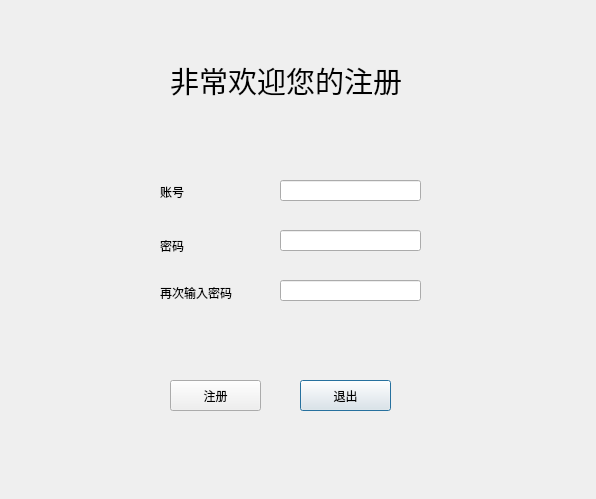
<?xml version="1.0" encoding="UTF-8"?>
<ui version="4.0">
 <class>Regist</class>
 <widget class="QDialog" name="Regist">
  <property name="geometry">
   <rect>
    <x>0</x>
    <y>0</y>
    <width>596</width>
    <height>499</height>
   </rect>
  </property>
  <property name="windowTitle">
   <string>Dialog</string>
  </property>
  <widget class="QLabel" name="label">
   <property name="geometry">
    <rect>
     <x>170</x>
     <y>40</y>
     <width>301</width>
     <height>81</height>
    </rect>
   </property>
   <property name="text">
    <string>&lt;html&gt;&lt;head/&gt;&lt;body&gt;&lt;p&gt;&lt;span style=&quot; font-size:22pt;&quot;&gt;非常欢迎您的注册&lt;/span&gt;&lt;/p&gt;&lt;/body&gt;&lt;/html&gt;</string>
   </property>
  </widget>
  <widget class="QLineEdit" name="userlineEdit">
   <property name="geometry">
    <rect>
     <x>280</x>
     <y>180</y>
     <width>141</width>
     <height>21</height>
    </rect>
   </property>
  </widget>
  <widget class="QLineEdit" name="pwdlineEdit">
   <property name="geometry">
    <rect>
     <x>280</x>
     <y>230</y>
     <width>141</width>
     <height>21</height>
    </rect>
   </property>
   <property name="echoMode">
    <enum>QLineEdit::Password</enum>
   </property>
  </widget>
  <widget class="QLineEdit" name="pwdlineEdit_1">
   <property name="geometry">
    <rect>
     <x>280</x>
     <y>280</y>
     <width>141</width>
     <height>21</height>
    </rect>
   </property>
   <property name="echoMode">
    <enum>QLineEdit::Password</enum>
   </property>
  </widget>
  <widget class="QPushButton" name="pushButton">
   <property name="geometry">
    <rect>
     <x>300</x>
     <y>380</y>
     <width>91</width>
     <height>31</height>
    </rect>
   </property>
   <property name="text">
    <string>退出</string>
   </property>
  </widget>
  <widget class="QPushButton" name="pushButton_2">
   <property name="geometry">
    <rect>
     <x>170</x>
     <y>380</y>
     <width>91</width>
     <height>31</height>
    </rect>
   </property>
   <property name="text">
    <string>注册</string>
   </property>
  </widget>
  <widget class="QLabel" name="label_2">
   <property name="geometry">
    <rect>
     <x>160</x>
     <y>181</y>
     <width>54</width>
     <height>21</height>
    </rect>
   </property>
   <property name="text">
    <string>账号</string>
   </property>
  </widget>
  <widget class="QLabel" name="label_3">
   <property name="geometry">
    <rect>
     <x>160</x>
     <y>240</y>
     <width>54</width>
     <height>12</height>
    </rect>
   </property>
   <property name="text">
    <string>密码</string>
   </property>
  </widget>
  <widget class="QLabel" name="label_4">
   <property name="geometry">
    <rect>
     <x>160</x>
     <y>285</y>
     <width>81</width>
     <height>16</height>
    </rect>
   </property>
   <property name="text">
    <string>再次输入密码</string>
   </property>
  </widget>
 </widget>
 <resources/>
 <connections/>
</ui>
